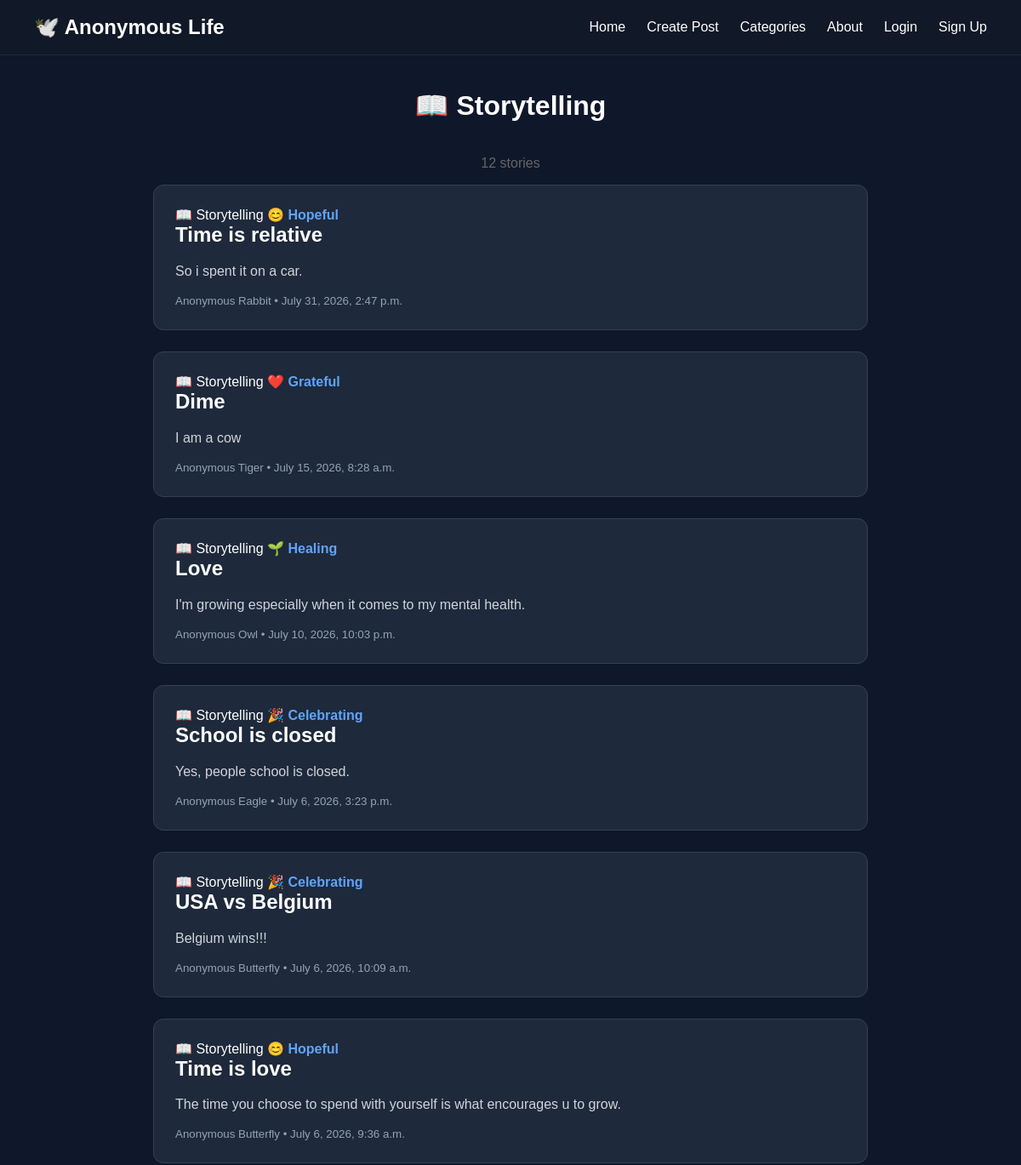
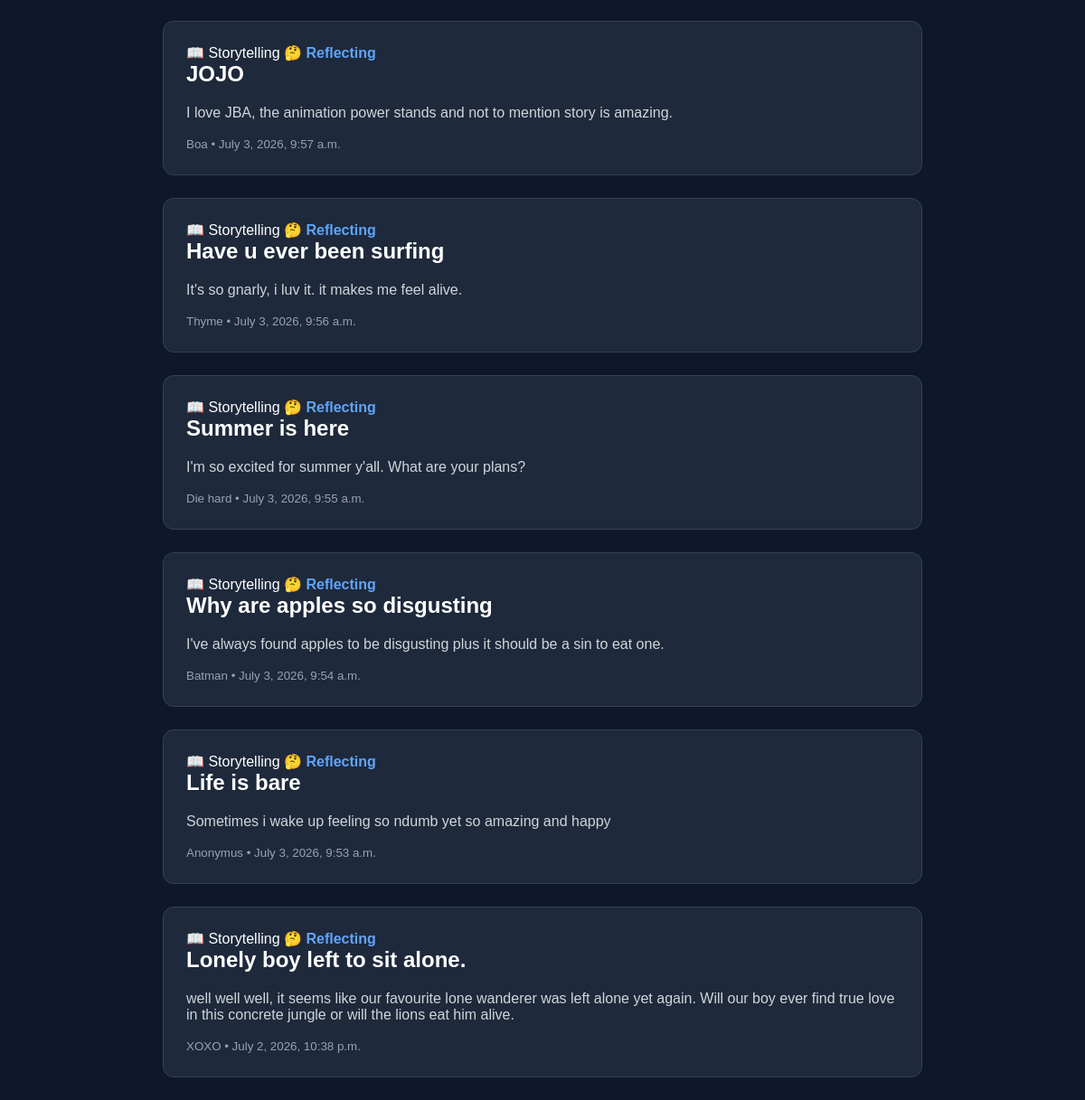
Screenshot of /category/storytelling/ with the database file from the repository (2 pictures, top to bottom).
### posts/models.py (models this page shows, shortened)
class Post(models.Model):
    author = models.CharField(max_length=50, default="Anonymous")
    title = models.CharField(max_length=200)
    category = models.CharField(
        max_length=30,
        choices=CATEGORY_CHOICES,
        default="storytelling"
    )
    mood = models.CharField(
        max_length=20,
        choices=MOOD_CHOICES,
        default="reflecting"
    )
    content = models.TextField()
    upvotes = models.IntegerField(default=0)
    created_at = models.DateTimeField(auto_now_add=True)

### posts/views.py (the view)
# urls.py: path('category/<str:category>/', views.category_posts, name='category_posts'),
def category_posts(request, category):
    posts = Post.objects.filter(category=category).order_by("-created_at")
    category_names = {
        "storytelling": "📖 Storytelling",
        "personal_growth": "🌱 Personal Growth",
        "relationships": "❤️ Relationships",
        "school": "🎓 School",
        "career": "💼 Career",
        "family": "👨‍👩‍👧 Family",
        "mental_health": "🧠 Mental Health",
        "travel": "🌍 Travel",
        "success": "🎉 Success",
        "loss": "💔 Loss",
        "hobbies": "🎮 Hobbies",
    }
    return render(request, "category_posts.html", {
        "posts": posts,
        "category": category_names.get(category, category),
    })

### posts/templates/category_posts.html (shortened to what this page needs)
{% extends 'base.html' %}
{% block content %}
<h1 class="page-title">{{ category }}</h1>
<p style="text-align:center; color:#666;">
    {{ posts|length }} stor{{ posts|length|pluralize:"y,ies" }}
</p>
{% for post in posts %}
<a href="{% url 'post_detail' post.id %}" style="text-decoration:none;color:inherit;">
<div class="post">
    <div class="post-tags">
        <span class="category">{{ post.get_category_display }}</span>
        <span class="mood">{{ post.get_mood_display }}</span>
    </div>
    <h2>{{ post.title }}</h2>
    <p>{{ post.content }}</p>
    <small>
        {{ post.author }} • {{ post.created_at }}
    </small>
</div>
</a>
{% empty %}
<div class="post">
    <h2>No stories yet 📭</h2>
    <p>Be the first person to share a story in this category!</p>
</div>
{% endfor %}
{% endblock %}

### posts/templates/base.html (shortened to what this page needs)
{% load static %}
<!DOCTYPE html>
<html lang="en">
<head>
    <link rel="stylesheet" href="{% static 'css/style.css' %}">
</head>
<body>
<header class="navbar">
    <div class="logo">
        🕊️ Anonymous Life
    </div>
    <nav>
        <a href="{% url 'home' %}">
            Home
        </a>
        <a href="{% url 'create_post' %}">
            Create Post
        </a>
        <a href="{% url 'categories' %}">
            Categories
        </a>
        <a href="#">
            About
        </a>
        {% if user.is_authenticated %}
            <span>
                👋 {{ user.username }}
            </span>
            <form method="POST" action="{% url 'logout' %}">
                {% csrf_token %}
                <button type="submit">
                    Logout
                </button>
            </form>
        {% else %}
            <a href="{% url 'login' %}">
                Login
            </a>
            <a href="{% url 'signup' %}">
                Sign Up
            </a>
        {% endif %}
    </nav>
</header>
<main class="container">
    {% block content %}
    {% endblock %}
</main>
</body>
</html>

### posts/static/CSS/style.css (style rules this page uses)
body { margin:0; font-family:Arial, Helvetica, sans-serif; background:#0f172a; color:white; }
.navbar { display:flex; justify-content:space-between; align-items:center; padding:18px 40px; background:#111827; border-bottom:1px solid #1f2937; }
.logo { font-size:24px; font-weight:bold; }
nav { display:flex; gap:25px; }
nav a { color:white; text-decoration:none; transition:.3s; }
.container { width:70%; margin:auto; margin-top:40px; }
.post { background:#1e293b; border-radius:12px; padding:25px; margin-bottom:25px; transition:.25s; border:1px solid #334155; }
.post h2 { margin-top:0; }
.post p { color:#d1d5db; }
.post small { color:#94a3b8; }
.mood { font-weight:bold; color:#60A5FA; }
.page-title { text-align:center; margin:40px 0; }

### rows the page displays
Post: category "📖 Storytelling", mood "😊 Hopeful", title "Time is relative", content "So i spent it on a car.", author "Anonymous Rabbit", created_at "July 31, 2026, 2:47 p.m."
Post: category "📖 Storytelling", mood "❤️ Grateful", title "Dime", content "I am a cow", author "Anonymous Tiger", created_at "July 15, 2026, 8:28 a.m."
Post: category "📖 Storytelling", mood "🌱 Healing", title "Love", content "I'm growing especially when it comes to my mental health.", author "Anonymous Owl", created_at "July 10, 2026, 10:03 p.m."
Post: category "📖 Storytelling", mood "🎉 Celebrating", title "School is closed", content "Yes, people school is closed.", author "Anonymous Eagle", created_at "July 6, 2026, 3:23 p.m."
Post: category "📖 Storytelling", mood "🎉 Celebrating", title "USA vs Belgium", content "Belgium wins!!!", author "Anonymous Butterfly", created_at "July 6, 2026, 10:09 a.m."
Post: category "📖 Storytelling", mood "😊 Hopeful", title "Time is love", content "The time you choose to spend with yourself is what encourages u to grow.", author "Anonymous Butterfly", created_at "July 6, 2026, 9:36 a.m."
Post: category "📖 Storytelling", mood "🤔 Reflecting", title "JOJO", content "I love JBA, the animation power stands and not to mention story is amazing.", author "Boa", created_at "July 3, 2026, 9:57 a.m."
Post: category "📖 Storytelling", mood "🤔 Reflecting", title "Have u ever been surfing", content "It's so gnarly, i luv it. it makes me feel alive.", author "Thyme", created_at "July 3, 2026, 9:56 a.m."
Post: category "📖 Storytelling", mood "🤔 Reflecting", title "Summer is here", content "I'm so excited for summer y'all. What are your plans?", author "Die hard", created_at "July 3, 2026, 9:55 a.m."
Post: category "📖 Storytelling", mood "🤔 Reflecting", title "Why are apples so disgusting", content "I've always found apples to be disgusting plus it should be a sin to eat one.", author "Batman", created_at "July 3, 2026, 9:54 a.m."
Post: category "📖 Storytelling", mood "🤔 Reflecting", title "Life is bare", content "Sometimes i wake up feeling so ndumb yet so amazing and happy", author "Anonymus", created_at "July 3, 2026, 9:53 a.m."
Post: category "📖 Storytelling", mood "🤔 Reflecting", title "Lonely boy left to sit alone.", content "well well well, it seems like our favourite lone wanderer was left alone yet again. Will our boy ever find true love in this concrete jungle or will the lions eat him alive.", author "XOXO", created_at "July 2, 2026, 10:38 p.m."

### other values shown
{{ category }} "📖 Storytelling"
{{ posts|length }} "12"
